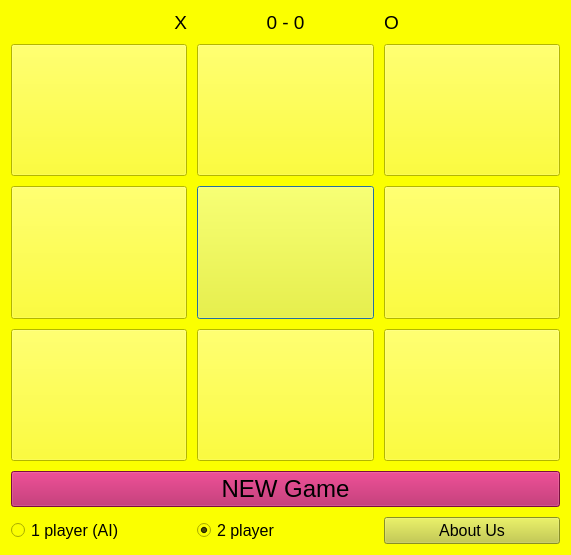
<?xml version="1.0" encoding="UTF-8"?>
<ui version="4.0">
 <class>Dialog</class>
 <widget class="QDialog" name="Dialog">
  <property name="geometry">
   <rect>
    <x>0</x>
    <y>0</y>
    <width>571</width>
    <height>555</height>
   </rect>
  </property>
  <property name="windowTitle">
   <string>Tik Tok Toe</string>
  </property>
  <property name="windowIcon">
   <iconset>
    <normaloff>xo.jpg</normaloff>xo.jpg</iconset>
  </property>
  <property name="styleSheet">
   <string notr="true">
background-color: rgb(251, 255, 0);</string>
  </property>
  <layout class="QGridLayout" name="gridLayout_2">
   <item row="0" column="0">
    <layout class="QGridLayout" name="gridLayout">
     <property name="sizeConstraint">
      <enum>QLayout::SetDefaultConstraint</enum>
     </property>
     <property name="spacing">
      <number>10</number>
     </property>
     <item row="2" column="1">
      <widget class="QPushButton" name="btn_4">
       <property name="sizePolicy">
        <sizepolicy hsizetype="Expanding" vsizetype="Expanding">
         <horstretch>0</horstretch>
         <verstretch>0</verstretch>
        </sizepolicy>
       </property>
       <property name="font">
        <font>
         <pointsize>32</pointsize>
        </font>
       </property>
       <property name="contextMenuPolicy">
        <enum>Qt::DefaultContextMenu</enum>
       </property>
       <property name="styleSheet">
        <string notr="true"/>
       </property>
       <property name="text">
        <string/>
       </property>
      </widget>
     </item>
     <item row="5" column="2">
      <widget class="QPushButton" name="about_btn">
       <property name="font">
        <font>
         <pointsize>12</pointsize>
        </font>
       </property>
       <property name="cursor">
        <cursorShape>PointingHandCursor</cursorShape>
       </property>
       <property name="styleSheet">
        <string notr="true">background-color: rgb(192, 202, 51);</string>
       </property>
       <property name="text">
        <string>About Us</string>
       </property>
      </widget>
     </item>
     <item row="0" column="2">
      <widget class="QLabel" name="Ylabel">
       <property name="font">
        <font>
         <pointsize>14</pointsize>
        </font>
       </property>
       <property name="cursor">
        <cursorShape>ForbiddenCursor</cursorShape>
       </property>
       <property name="inputMethodHints">
        <set>Qt::ImhNone</set>
       </property>
       <property name="midLineWidth">
        <number>0</number>
       </property>
       <property name="text">
        <string>O</string>
       </property>
       <property name="textFormat">
        <enum>Qt::PlainText</enum>
       </property>
       <property name="alignment">
        <set>Qt::AlignLeading|Qt::AlignLeft|Qt::AlignVCenter</set>
       </property>
       <property name="wordWrap">
        <bool>false</bool>
       </property>
      </widget>
     </item>
     <item row="1" column="2">
      <widget class="QPushButton" name="btn_2">
       <property name="sizePolicy">
        <sizepolicy hsizetype="Expanding" vsizetype="Expanding">
         <horstretch>0</horstretch>
         <verstretch>0</verstretch>
        </sizepolicy>
       </property>
       <property name="font">
        <font>
         <pointsize>32</pointsize>
        </font>
       </property>
       <property name="contextMenuPolicy">
        <enum>Qt::DefaultContextMenu</enum>
       </property>
       <property name="styleSheet">
        <string notr="true"/>
       </property>
       <property name="text">
        <string/>
       </property>
      </widget>
     </item>
     <item row="0" column="0">
      <widget class="QLabel" name="Xlabel">
       <property name="enabled">
        <bool>true</bool>
       </property>
       <property name="font">
        <font>
         <pointsize>14</pointsize>
        </font>
       </property>
       <property name="cursor">
        <cursorShape>ForbiddenCursor</cursorShape>
       </property>
       <property name="text">
        <string>X</string>
       </property>
       <property name="alignment">
        <set>Qt::AlignRight|Qt::AlignTrailing|Qt::AlignVCenter</set>
       </property>
      </widget>
     </item>
     <item row="1" column="1">
      <widget class="QPushButton" name="btn_1">
       <property name="sizePolicy">
        <sizepolicy hsizetype="Expanding" vsizetype="Expanding">
         <horstretch>0</horstretch>
         <verstretch>0</verstretch>
        </sizepolicy>
       </property>
       <property name="font">
        <font>
         <pointsize>32</pointsize>
        </font>
       </property>
       <property name="contextMenuPolicy">
        <enum>Qt::DefaultContextMenu</enum>
       </property>
       <property name="styleSheet">
        <string notr="true"/>
       </property>
       <property name="text">
        <string/>
       </property>
      </widget>
     </item>
     <item row="5" column="0">
      <widget class="QRadioButton" name="rd_btn1">
       <property name="sizePolicy">
        <sizepolicy hsizetype="Minimum" vsizetype="Fixed">
         <horstretch>0</horstretch>
         <verstretch>0</verstretch>
        </sizepolicy>
       </property>
       <property name="font">
        <font>
         <pointsize>12</pointsize>
        </font>
       </property>
       <property name="cursor">
        <cursorShape>PointingHandCursor</cursorShape>
       </property>
       <property name="acceptDrops">
        <bool>false</bool>
       </property>
       <property name="autoFillBackground">
        <bool>false</bool>
       </property>
       <property name="text">
        <string>1 player (AI)</string>
       </property>
       <property name="checkable">
        <bool>true</bool>
       </property>
       <property name="checked">
        <bool>false</bool>
       </property>
      </widget>
     </item>
     <item row="2" column="0">
      <widget class="QPushButton" name="btn_3">
       <property name="sizePolicy">
        <sizepolicy hsizetype="Expanding" vsizetype="Expanding">
         <horstretch>0</horstretch>
         <verstretch>0</verstretch>
        </sizepolicy>
       </property>
       <property name="font">
        <font>
         <pointsize>32</pointsize>
        </font>
       </property>
       <property name="contextMenuPolicy">
        <enum>Qt::DefaultContextMenu</enum>
       </property>
       <property name="styleSheet">
        <string notr="true"/>
       </property>
       <property name="text">
        <string/>
       </property>
      </widget>
     </item>
     <item row="3" column="2">
      <widget class="QPushButton" name="btn_8">
       <property name="sizePolicy">
        <sizepolicy hsizetype="Expanding" vsizetype="Expanding">
         <horstretch>0</horstretch>
         <verstretch>0</verstretch>
        </sizepolicy>
       </property>
       <property name="font">
        <font>
         <pointsize>32</pointsize>
        </font>
       </property>
       <property name="contextMenuPolicy">
        <enum>Qt::DefaultContextMenu</enum>
       </property>
       <property name="styleSheet">
        <string notr="true"/>
       </property>
       <property name="text">
        <string/>
       </property>
      </widget>
     </item>
     <item row="1" column="0">
      <widget class="QPushButton" name="btn_0">
       <property name="sizePolicy">
        <sizepolicy hsizetype="Expanding" vsizetype="Expanding">
         <horstretch>0</horstretch>
         <verstretch>0</verstretch>
        </sizepolicy>
       </property>
       <property name="font">
        <font>
         <pointsize>32</pointsize>
        </font>
       </property>
       <property name="contextMenuPolicy">
        <enum>Qt::DefaultContextMenu</enum>
       </property>
       <property name="styleSheet">
        <string notr="true"/>
       </property>
       <property name="text">
        <string/>
       </property>
      </widget>
     </item>
     <item row="2" column="2">
      <widget class="QPushButton" name="btn_5">
       <property name="sizePolicy">
        <sizepolicy hsizetype="Expanding" vsizetype="Expanding">
         <horstretch>0</horstretch>
         <verstretch>0</verstretch>
        </sizepolicy>
       </property>
       <property name="font">
        <font>
         <pointsize>32</pointsize>
        </font>
       </property>
       <property name="contextMenuPolicy">
        <enum>Qt::DefaultContextMenu</enum>
       </property>
       <property name="styleSheet">
        <string notr="true"/>
       </property>
       <property name="text">
        <string/>
       </property>
      </widget>
     </item>
     <item row="4" column="0" colspan="3">
      <widget class="QPushButton" name="newGame_btn">
       <property name="font">
        <font>
         <pointsize>18</pointsize>
        </font>
       </property>
       <property name="cursor">
        <cursorShape>PointingHandCursor</cursorShape>
       </property>
       <property name="styleSheet">
        <string notr="true">background-color: rgb(173, 20, 87);</string>
       </property>
       <property name="text">
        <string>NEW Game</string>
       </property>
      </widget>
     </item>
     <item row="5" column="1">
      <widget class="QRadioButton" name="rd_btn2">
       <property name="font">
        <font>
         <pointsize>12</pointsize>
        </font>
       </property>
       <property name="cursor">
        <cursorShape>PointingHandCursor</cursorShape>
       </property>
       <property name="text">
        <string>2 player</string>
       </property>
       <property name="checkable">
        <bool>true</bool>
       </property>
       <property name="checked">
        <bool>true</bool>
       </property>
      </widget>
     </item>
     <item row="3" column="0">
      <widget class="QPushButton" name="btn_6">
       <property name="sizePolicy">
        <sizepolicy hsizetype="Expanding" vsizetype="Expanding">
         <horstretch>0</horstretch>
         <verstretch>0</verstretch>
        </sizepolicy>
       </property>
       <property name="font">
        <font>
         <pointsize>32</pointsize>
        </font>
       </property>
       <property name="contextMenuPolicy">
        <enum>Qt::DefaultContextMenu</enum>
       </property>
       <property name="styleSheet">
        <string notr="true"/>
       </property>
       <property name="text">
        <string/>
       </property>
      </widget>
     </item>
     <item row="3" column="1">
      <widget class="QPushButton" name="btn_7">
       <property name="sizePolicy">
        <sizepolicy hsizetype="Expanding" vsizetype="Expanding">
         <horstretch>0</horstretch>
         <verstretch>0</verstretch>
        </sizepolicy>
       </property>
       <property name="font">
        <font>
         <pointsize>32</pointsize>
        </font>
       </property>
       <property name="contextMenuPolicy">
        <enum>Qt::DefaultContextMenu</enum>
       </property>
       <property name="styleSheet">
        <string notr="true"/>
       </property>
       <property name="text">
        <string/>
       </property>
      </widget>
     </item>
     <item row="0" column="1">
      <widget class="QLabel" name="scoreboard">
       <property name="font">
        <font>
         <pointsize>14</pointsize>
        </font>
       </property>
       <property name="cursor">
        <cursorShape>ForbiddenCursor</cursorShape>
       </property>
       <property name="text">
        <string>0 - 0</string>
       </property>
       <property name="alignment">
        <set>Qt::AlignCenter</set>
       </property>
      </widget>
     </item>
    </layout>
   </item>
  </layout>
 </widget>
 <resources/>
 <connections/>
</ui>
